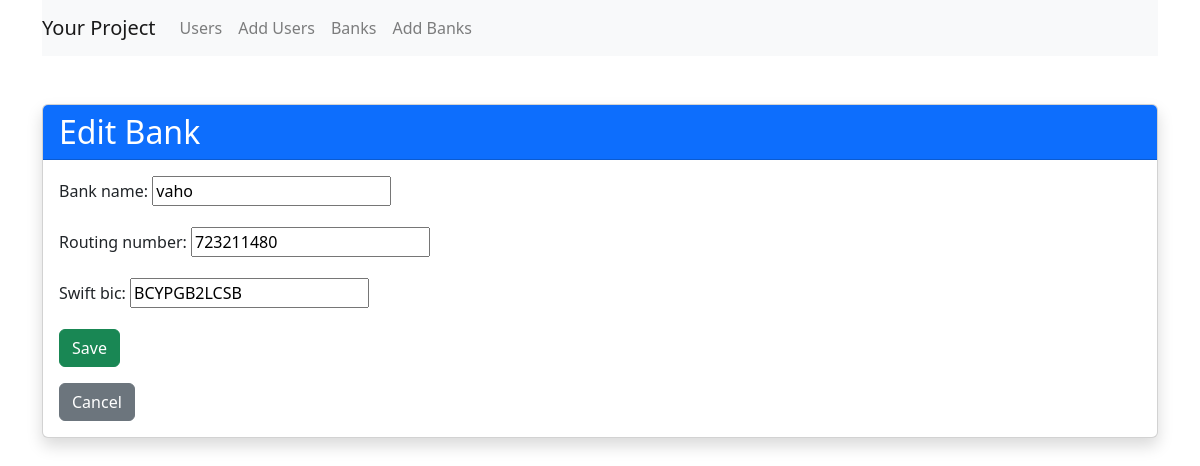
The page /banks/380/edit/ on the database its author committed.
### banks/models.py (models this page shows, shortened)
class Bank(models.Model):
    id = models.AutoField(primary_key=True)
    bank_name = models.CharField(max_length=255)
    routing_number = models.CharField(max_length=20)
    swift_bic = models.CharField(max_length=20)

### banks/views.py (the view)
# urls.py: path('<int:bank_id>/edit/', bank_edit, name='bank_edit'),
def bank_edit(request, bank_id):
    bank = get_object_or_404(Bank, id=bank_id)
    if request.method == 'POST':
        form = BankForm(request.POST, instance=bank)
        if form.is_valid():
            form.save()
            return redirect('bank_list')
    else:
        form = BankForm(instance=bank)
    return render(request, 'banks/bank_edit.html', {'form': form, 'bank': bank})

### banks/forms.py
class BankForm(forms.ModelForm):
    class Meta:
        model = Bank
        fields = ['id', 'bank_name', 'routing_number', 'swift_bic']

### banks/templates/banks/bank_edit.html (shortened to what this page needs)
{% extends 'base.html' %}
{% block content %}
  <div class="card mt-5 shadow">
    <div class="card-header bg-primary text-white">
      <h2 class="mb-0">Edit Bank</h2>
    </div>
    <div class="card-body">
      <form method="post" action="{% url 'bank_edit' bank.id %}" class="mb-3">
        {{ form.as_p }}
        <button type="submit" class="btn btn-success">Save</button>
      </form>
      <a href="{% url 'bank_list' %}" class="btn btn-secondary">Cancel</a>
    </div>
  </div>
{% endblock %}

### rows shown on the page
Bank: bank_name "vaho", routing_number "723211480", swift_bic "BCYPGB2LCSB"
